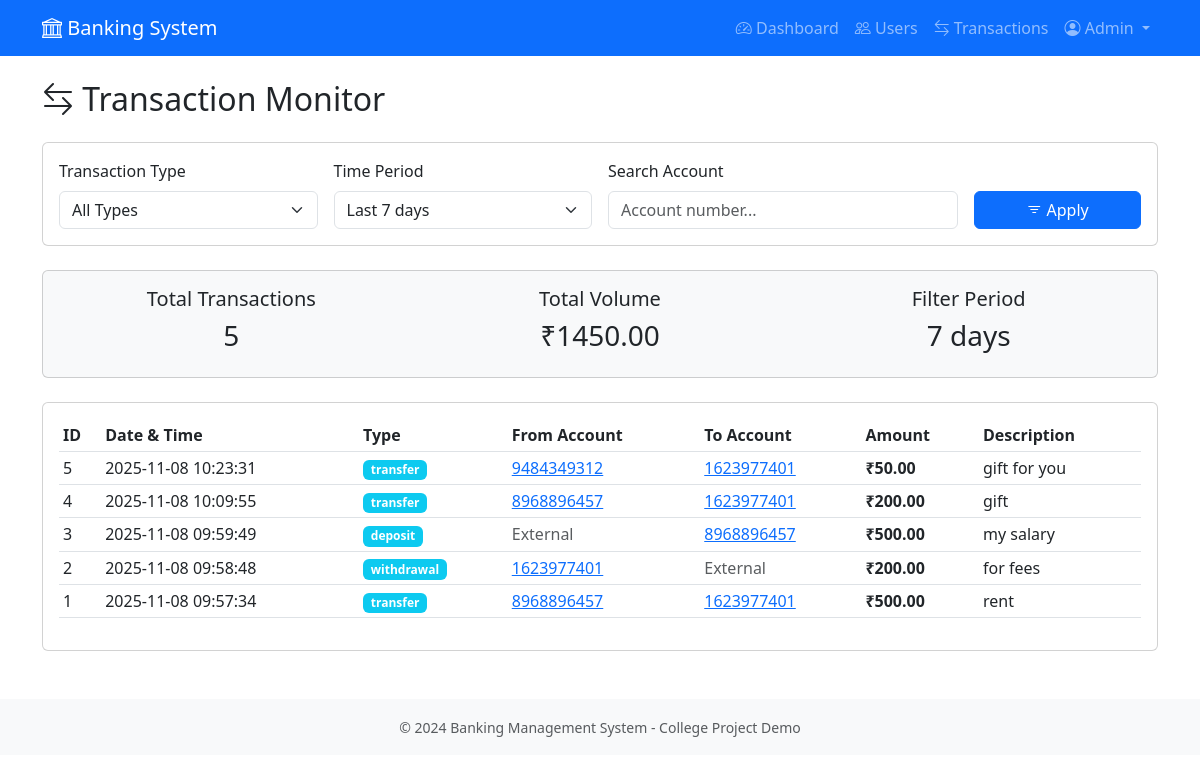
Before: /admin/transactions (signed in) with the older database file.
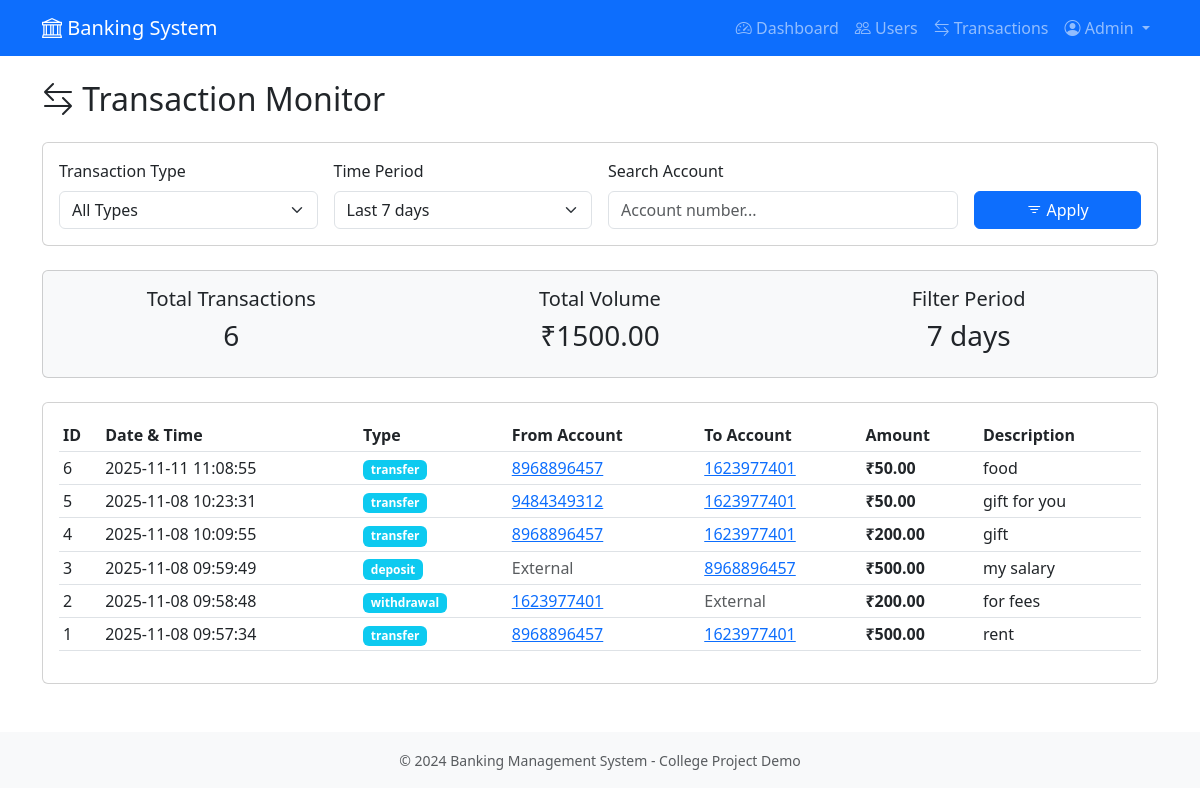
After: the same page with the newer database file.
### app/models.py (models this page shows, shortened)
class Transaction(db.Model):
    __tablename__ = 'transactions'
    id = db.Column(db.Integer, primary_key=True)
    from_account_id = db.Column(db.Integer, db.ForeignKey('accounts.id'), nullable=True, index=True)
    to_account_id = db.Column(db.Integer, db.ForeignKey('accounts.id'), nullable=True, index=True)
    amount = db.Column(db.Integer, nullable=False)  # Stored in cents
    transaction_type = db.Column(db.String(20), nullable=False)  # 'transfer', 'deposit', 'withdrawal'
    description = db.Column(db.String(255), nullable=True)
    timestamp = db.Column(db.DateTime, default=datetime.utcnow, nullable=False, index=True)
    def get_amount(self):
        return self.amount / 100.0

class Account(db.Model):
    __tablename__ = 'accounts'
    id = db.Column(db.Integer, primary_key=True)
    user_id = db.Column(db.Integer, db.ForeignKey('users.id'), nullable=False, index=True)
    account_number = db.Column(db.String(20), unique=True, nullable=False, index=True)
    account_type = db.Column(db.String(20), nullable=False)  # 'checking' or 'savings'
    balance = db.Column(db.Integer, default=0, nullable=False)  # Stored in cents
    is_frozen = db.Column(db.Boolean, default=False, nullable=False)
    created_at = db.Column(db.DateTime, default=datetime.utcnow, nullable=False)
    transactions_sent = db.relationship(
        'Transaction',
        foreign_keys='Transaction.from_account_id',
        backref='source_account',
        lazy='dynamic'
    )
    transactions_received = db.relationship(
        'Transaction',
        foreign_keys='Transaction.to_account_id',
        backref='destination_account',
        lazy='dynamic'
    )

### app/routes/admin_routes.py (the view, shortened to what this page needs)
@bp.route('/transactions')
@login_required
@admin_required
def transactions():
    transaction_type = request.args.get('type', 'all')  # 'all', 'transfer', 'deposit', 'withdrawal'
    date_filter = request.args.get('date', '7')  # Days to look back (7, 30, 90, 'all')
    search_query = request.args.get('search', '').strip()  # Search by account number
    page = request.args.get('page', 1, type=int)
    per_page = 50
    query = Transaction.query
    if transaction_type != 'all':
        query = query.filter_by(transaction_type=transaction_type)
    if date_filter != 'all':
        days_back = int(date_filter)
        cutoff_date = datetime.utcnow() - timedelta(days=days_back)
        query = query.filter(Transaction.timestamp >= cutoff_date)
    query = query.order_by(desc(Transaction.timestamp))
    pagination = query.paginate(page=page, per_page=per_page, error_out=False)
    transactions_list = pagination.items
    if date_filter != 'all':
        days_back = int(date_filter)
        cutoff_date = datetime.utcnow() - timedelta(days=days_back)
        volume_query = db.session.query(func.sum(Transaction.amount)).filter(
            Transaction.timestamp >= cutoff_date
        )
    else:
        volume_query = db.session.query(func.sum(Transaction.amount))
    if transaction_type != 'all':
        volume_query = volume_query.filter_by(transaction_type=transaction_type)
    total_volume_cents = volume_query.scalar() or 0
    total_volume = total_volume_cents / 100.0
    return render_template(
        'admin/transactions.html',
        title='Transactions Monitor',
        transactions=transactions_list,
        pagination=pagination,
        transaction_type=transaction_type,
        date_filter=date_filter,
        search_query=search_query,
        total_volume=total_volume
    )

### app/routes/admin_routes.py (called while the page is built)
def admin_required(f):
    @wraps(f)
    def decorated_function(*args, **kwargs):
        if not current_user.is_authenticated:
            flash('Please log in to access this page.', 'warning')
            return redirect(url_for('auth.admin_login'))
        if not isinstance(current_user, Admin):
            flash('Access denied. Admin privileges required.', 'danger')
            abort(403)  # Forbidden
        return f(*args, **kwargs)
    return decorated_function

### app/templates/admin/transactions.html (shortened to what the changed rows need)
{% extends "layout.html" %}
{% block content %}
<h2 class="mb-4">
    <i class="bi bi-arrow-left-right"></i> Transaction Monitor
</h2>
<div class="card mb-4 bg-light">
    <div class="card-body">
        <div class="row text-center">
            <div class="col-md-4">
                <h5>Total Transactions</h5>
                <h3>{{ transactions|length }}</h3>
            </div>
            <div class="col-md-4">
                <h5>Total Volume</h5>
                <h3>₹{{ "%.2f"|format(total_volume) }}</h3>
            </div>
        </div>
    </div>
</div>
<div class="card">
    <div class="card-body">
        {% if transactions %}
            <div class="table-responsive">
                <table class="table table-hover table-sm">
                    <thead>
                        <tr>
                            <th>ID</th>
                            <th>Date & Time</th>
                            <th>Type</th>
                            <th>From Account</th>
                            <th>To Account</th>
                            <th>Amount</th>
                            <th>Description</th>
                        </tr>
                    </thead>
                    <tbody>
                        {% for transaction in transactions %}
                        <tr>
                            <td>{{ transaction.id }}</td>
                            <td>{{ transaction.timestamp.strftime('%Y-%m-%d %H:%M:%S') }}</td>
                            <td>
                                <span class="badge bg-info">{{ transaction.transaction_type }}</span>
                            </td>
                            <td>
                                {% if transaction.source_account %}
                                    <a href="{{ url_for('admin.user_details', user_id=transaction.source_account.user_id) }}">
                                        {{ transaction.source_account.account_number }}
                                    </a>
                                {% else %}
                                    <span class="text-muted">External</span>
                                {% endif %}
                            </td>
                            <td>
                                {% if transaction.destination_account %}
                                    <a href="{{ url_for('admin.user_details', user_id=transaction.destination_account.user_id) }}">
                                        {{ transaction.destination_account.account_number }}
                                    </a>
                                {% else %}
                                    <span class="text-muted">External</span>
                                {% endif %}
                            </td>
                            <td><strong>₹{{ "%.2f"|format(transaction.get_amount()) }}</strong></td>
                            <td>{{ transaction.description or 'N/A' }}</td>
                        </tr>
                        {% endfor %}
                    </tbody>
                </table>
            </div>
        {% else %}
            <div class="alert alert-info mb-0">
                <i class="bi bi-info-circle"></i> No transactions found matching your criteria.
            </div>
        {% endif %}
    </div>
</div>
{% endblock %}

Changed rows visible on the page:
added Transaction: get_amount "50.00"
Other visible differences:
{{ transactions|length }}: "5" → "6"
{{ "%.2f"|format(total_volume) }}: "1450.00" → "1500.00"
